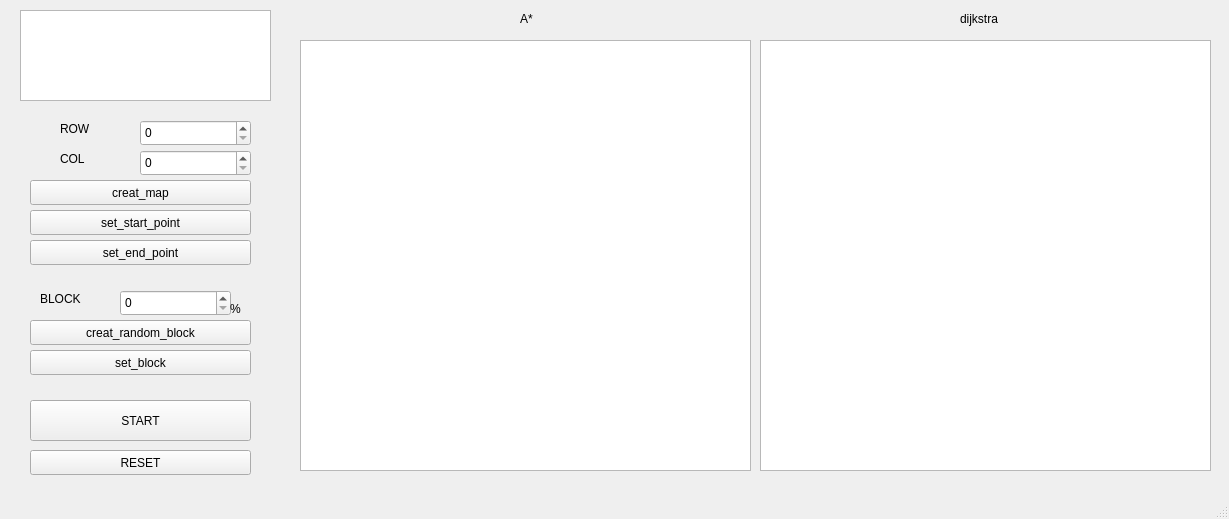
<?xml version="1.0" encoding="UTF-8"?>
<ui version="4.0">
 <class>MainWindow</class>
 <widget class="QMainWindow" name="MainWindow">
  <property name="geometry">
   <rect>
    <x>0</x>
    <y>0</y>
    <width>1229</width>
    <height>519</height>
   </rect>
  </property>
  <property name="windowTitle">
   <string>MainWindow</string>
  </property>
  <widget class="QWidget" name="centralwidget">
   <widget class="QGraphicsView" name="dijkstra">
    <property name="geometry">
     <rect>
      <x>760</x>
      <y>40</y>
      <width>451</width>
      <height>431</height>
     </rect>
    </property>
   </widget>
   <widget class="QGraphicsView" name="A_star">
    <property name="geometry">
     <rect>
      <x>300</x>
      <y>40</y>
      <width>451</width>
      <height>431</height>
     </rect>
    </property>
   </widget>
   <widget class="QLabel" name="label">
    <property name="geometry">
     <rect>
      <x>520</x>
      <y>10</y>
      <width>16</width>
      <height>17</height>
     </rect>
    </property>
    <property name="text">
     <string>A*</string>
    </property>
   </widget>
   <widget class="QLabel" name="label_2">
    <property name="geometry">
     <rect>
      <x>960</x>
      <y>10</y>
      <width>51</width>
      <height>17</height>
     </rect>
    </property>
    <property name="text">
     <string>dijkstra</string>
    </property>
   </widget>
   <widget class="QSpinBox" name="spinBox_2">
    <property name="geometry">
     <rect>
      <x>140</x>
      <y>150</y>
      <width>111</width>
      <height>26</height>
     </rect>
    </property>
   </widget>
   <widget class="QPushButton" name="creat_map">
    <property name="geometry">
     <rect>
      <x>30</x>
      <y>180</y>
      <width>221</width>
      <height>25</height>
     </rect>
    </property>
    <property name="text">
     <string>creat_map</string>
    </property>
   </widget>
   <widget class="QPushButton" name="set_start_point">
    <property name="geometry">
     <rect>
      <x>30</x>
      <y>210</y>
      <width>221</width>
      <height>25</height>
     </rect>
    </property>
    <property name="text">
     <string>set_start_point</string>
    </property>
   </widget>
   <widget class="QSpinBox" name="row">
    <property name="geometry">
     <rect>
      <x>140</x>
      <y>120</y>
      <width>111</width>
      <height>26</height>
     </rect>
    </property>
   </widget>
   <widget class="QLabel" name="label_3">
    <property name="geometry">
     <rect>
      <x>60</x>
      <y>120</y>
      <width>67</width>
      <height>17</height>
     </rect>
    </property>
    <property name="text">
     <string>ROW</string>
    </property>
   </widget>
   <widget class="QLabel" name="label_4">
    <property name="geometry">
     <rect>
      <x>60</x>
      <y>150</y>
      <width>67</width>
      <height>17</height>
     </rect>
    </property>
    <property name="text">
     <string>COL</string>
    </property>
   </widget>
   <widget class="QPushButton" name="set_end_point">
    <property name="geometry">
     <rect>
      <x>30</x>
      <y>240</y>
      <width>221</width>
      <height>25</height>
     </rect>
    </property>
    <property name="text">
     <string>set_end_point</string>
    </property>
   </widget>
   <widget class="QPushButton" name="creat_random_block">
    <property name="geometry">
     <rect>
      <x>30</x>
      <y>320</y>
      <width>221</width>
      <height>25</height>
     </rect>
    </property>
    <property name="text">
     <string>creat_random_block</string>
    </property>
   </widget>
   <widget class="QSpinBox" name="how_many_block">
    <property name="geometry">
     <rect>
      <x>120</x>
      <y>290</y>
      <width>111</width>
      <height>26</height>
     </rect>
    </property>
   </widget>
   <widget class="QLabel" name="label_5">
    <property name="geometry">
     <rect>
      <x>40</x>
      <y>290</y>
      <width>67</width>
      <height>17</height>
     </rect>
    </property>
    <property name="text">
     <string>BLOCK</string>
    </property>
   </widget>
   <widget class="QLabel" name="label_6">
    <property name="geometry">
     <rect>
      <x>230</x>
      <y>300</y>
      <width>67</width>
      <height>17</height>
     </rect>
    </property>
    <property name="text">
     <string>%</string>
    </property>
   </widget>
   <widget class="QTextBrowser" name="state_text">
    <property name="geometry">
     <rect>
      <x>20</x>
      <y>10</y>
      <width>251</width>
      <height>91</height>
     </rect>
    </property>
   </widget>
   <widget class="QPushButton" name="set_random_block">
    <property name="geometry">
     <rect>
      <x>30</x>
      <y>350</y>
      <width>221</width>
      <height>25</height>
     </rect>
    </property>
    <property name="text">
     <string>set_block</string>
    </property>
   </widget>
   <widget class="QPushButton" name="start">
    <property name="geometry">
     <rect>
      <x>30</x>
      <y>400</y>
      <width>221</width>
      <height>41</height>
     </rect>
    </property>
    <property name="text">
     <string>START</string>
    </property>
   </widget>
   <widget class="QPushButton" name="reset">
    <property name="geometry">
     <rect>
      <x>30</x>
      <y>450</y>
      <width>221</width>
      <height>25</height>
     </rect>
    </property>
    <property name="text">
     <string>RESET</string>
    </property>
   </widget>
  </widget>
  <widget class="QMenuBar" name="menubar">
   <property name="geometry">
    <rect>
     <x>0</x>
     <y>0</y>
     <width>1229</width>
     <height>22</height>
    </rect>
   </property>
  </widget>
  <widget class="QStatusBar" name="statusbar"/>
 </widget>
 <resources/>
 <connections/>
</ui>
